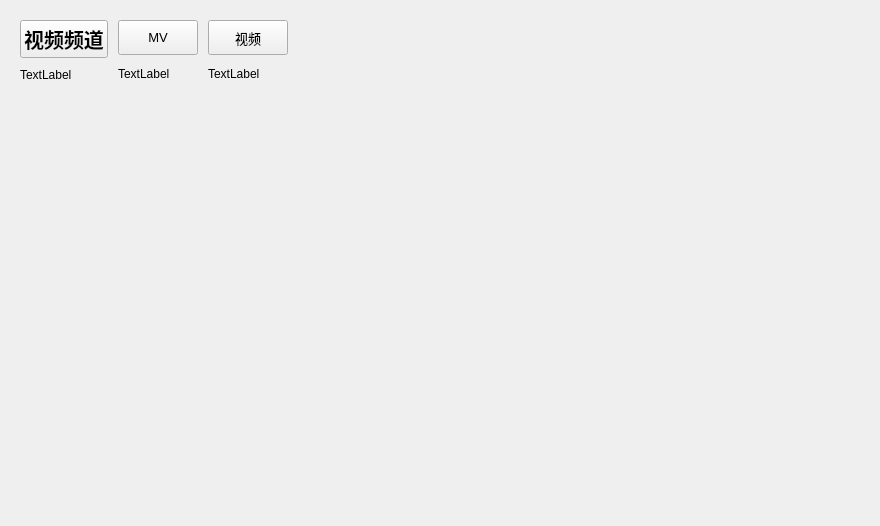
<?xml version="1.0" encoding="UTF-8"?>
<ui version="4.0">
 <class>Video</class>
 <widget class="QWidget" name="Video">
  <property name="geometry">
   <rect>
    <x>0</x>
    <y>0</y>
    <width>880</width>
    <height>526</height>
   </rect>
  </property>
  <property name="windowTitle">
   <string>Video</string>
  </property>
  <layout class="QVBoxLayout" name="verticalLayout_4">
   <item>
    <widget class="QWidget" name="widget" native="true">
     <layout class="QHBoxLayout" name="horizontalLayout">
      <property name="spacing">
       <number>10</number>
      </property>
      <item>
       <layout class="QVBoxLayout" name="verticalLayout">
        <item>
         <widget class="QPushButton" name="video_channel_pushButton">
          <property name="minimumSize">
           <size>
            <width>0</width>
            <height>35</height>
           </size>
          </property>
          <property name="font">
           <font>
            <pointsize>15</pointsize>
            <bold>true</bold>
           </font>
          </property>
          <property name="cursor">
           <cursorShape>PointingHandCursor</cursorShape>
          </property>
          <property name="toolTip">
           <string>视频频道</string>
          </property>
          <property name="text">
           <string>视频频道</string>
          </property>
         </widget>
        </item>
        <item>
         <widget class="QLabel" name="index_label1">
          <property name="text">
           <string>TextLabel</string>
          </property>
         </widget>
        </item>
       </layout>
      </item>
      <item>
       <layout class="QVBoxLayout" name="verticalLayout_2">
        <item>
         <widget class="QPushButton" name="MV_pushButton">
          <property name="minimumSize">
           <size>
            <width>0</width>
            <height>35</height>
           </size>
          </property>
          <property name="font">
           <font>
            <pointsize>10</pointsize>
           </font>
          </property>
          <property name="cursor">
           <cursorShape>PointingHandCursor</cursorShape>
          </property>
          <property name="toolTip">
           <string>MV</string>
          </property>
          <property name="text">
           <string>MV</string>
          </property>
         </widget>
        </item>
        <item>
         <widget class="QLabel" name="index_label2">
          <property name="text">
           <string>TextLabel</string>
          </property>
         </widget>
        </item>
       </layout>
      </item>
      <item>
       <layout class="QVBoxLayout" name="verticalLayout_3">
        <item>
         <widget class="QPushButton" name="video_pushButton">
          <property name="minimumSize">
           <size>
            <width>0</width>
            <height>35</height>
           </size>
          </property>
          <property name="font">
           <font>
            <pointsize>10</pointsize>
           </font>
          </property>
          <property name="cursor">
           <cursorShape>PointingHandCursor</cursorShape>
          </property>
          <property name="toolTip">
           <string>视频</string>
          </property>
          <property name="text">
           <string>视频</string>
          </property>
         </widget>
        </item>
        <item>
         <widget class="QLabel" name="index_label3">
          <property name="text">
           <string>TextLabel</string>
          </property>
         </widget>
        </item>
       </layout>
      </item>
      <item>
       <spacer name="horizontalSpacer">
        <property name="orientation">
         <enum>Qt::Horizontal</enum>
        </property>
        <property name="sizeHint" stdset="0">
         <size>
          <width>567</width>
          <height>20</height>
         </size>
        </property>
       </spacer>
      </item>
     </layout>
    </widget>
   </item>
   <item>
    <widget class="MyStackedWidget" name="stackedWidget"/>
   </item>
  </layout>
 </widget>
 <customwidgets>
  <customwidget>
   <class>MyStackedWidget</class>
   <extends>QStackedWidget</extends>
   <header>MyStackedWidget.h</header>
   <container>1</container>
  </customwidget>
 </customwidgets>
 <resources/>
 <connections/>
</ui>
